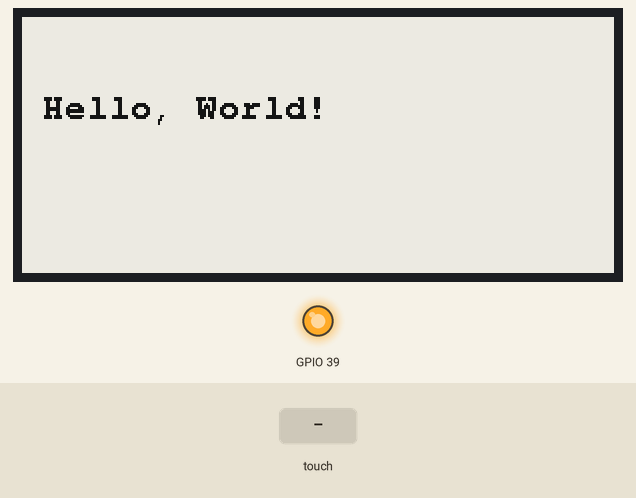
This program was run on a simulated ESP32. Shown: 296×128 one-colour display, output pins drawn as LEDs (lit = HIGH). The inputs (shaded band) are chosen by the test bench. What the program prints to the serial monitor is not drawn.

Above: at 3.6 s.
3.7 s: touch panel pressed at 13 % / 10 % of its raw x / y range
At 6.3 s:
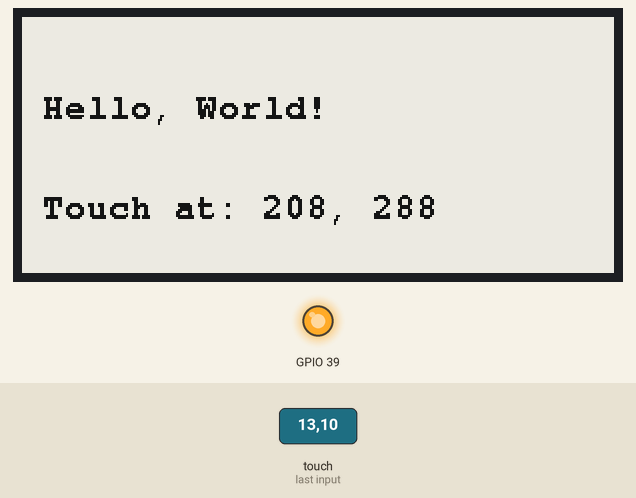
6.7 s: touch panel pressed at 38 % / 10 % of its raw x / y range
At 9.9 s:
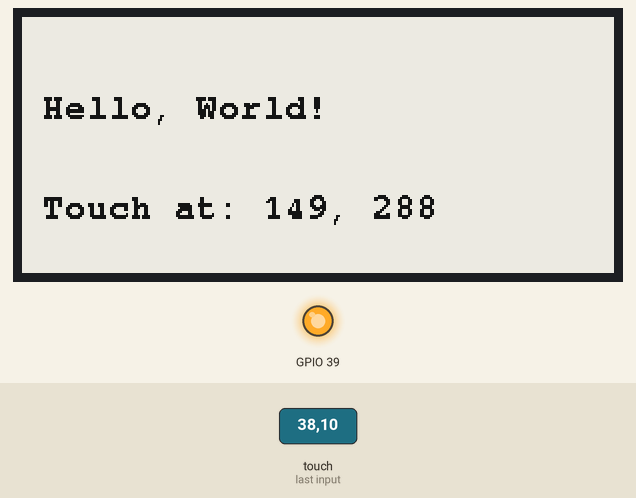
Timing chart, 0 to 11.4 s (numbered marks = the images above; inputs shaded):
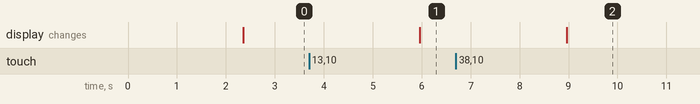

Measured:
- after the input at 3.7 s, the display: changes after 2.3 s (image 1)
- after the input at 6.7 s, the display: changes after 2.3 s (image 2)

The program:

main.cpp
```cpp
#include <GxEPD2_BW.h>
#include <Fonts/FreeMonoBold9pt7b.h>
#include <Adafruit_FT6206.h> // Include FT6206-compatible touch library

// Display initialization
GxEPD2_BW<GxEPD2_290_GDEY029T94, GxEPD2_290_GDEY029T94::HEIGHT> display(GxEPD2_290_GDEY029T94(/*CS=*/27, /*DC=*/14, /*RST=*/12, /*BUSY=*/13));

// Touch initialization
Adafruit_FT6206 ts;

void setup()
{
  // Initialize serial for debugging
  Serial.begin(115200);
  delay(100); // Give some time for serial to initialize

  // Configure touch controller reset pin
  pinMode(39, OUTPUT);
  digitalWrite(39, HIGH); // Set high to avoid resetting, adjust if needed

  // Initialize I2C bus with specific SDA and SCL pins
  Wire.begin(33, 32); // SDA on 33, SCL on 32

  // Initialize display
  display.init(115200); // You can try different baud rates here if needed
  display.setRotation(3);
  display.setFont(&FreeMonoBold9pt7b);
  display.setTextColor(GxEPD_BLACK);
  display.setFullWindow();

  // Draw initial message on display
  display.firstPage();
  do
  {
    display.fillScreen(GxEPD_WHITE);
    display.setCursor(10, 50);
    display.print("Hello, World!");
  } while (display.nextPage());

  // Add a delay before initializing the touch controller
  delay(100);

  // Initialize touch controller
  if (ts.begin())
  {
    Serial.println("Touch controller initialized successfully.");
  }
  else
  {
    Serial.println("Failed to initialize touch controller.");
  }
}

void loop()
{
  // Check for touch points
  if (ts.touched())
  {
    TS_Point point = ts.getPoint();
    Serial.print("Touch detected at: ");
    Serial.print("X = ");
    Serial.print(point.x);
    Serial.print(", Y = ");
    Serial.println(point.y);

    // Optional: Display touch coordinates on the screen
    display.firstPage();
    do
    {
      display.fillScreen(GxEPD_WHITE);
      display.setCursor(10, 50);
      display.print("Hello, World!");

      // Display touch coordinates
      display.setCursor(10, 100);
      display.print("Touch at: ");
      display.print(point.x);
      display.print(", ");
      display.print(point.y);
    } while (display.nextPage());
  }

  delay(100); // Delay to avoid rapid polling
}
```
